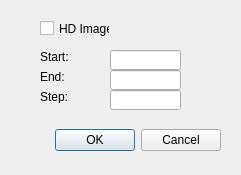
<?xml version="1.0" encoding="UTF-8"?>
<ui version="4.0">
 <class>BlendingVideoSettingDialog</class>
 <widget class="QDialog" name="BlendingVideoSettingDialog">
  <property name="geometry">
   <rect>
    <x>0</x>
    <y>0</y>
    <width>241</width>
    <height>175</height>
   </rect>
  </property>
  <property name="windowTitle">
   <string>Dialog</string>
  </property>
  <widget class="QCheckBox" name="checkBoxHDImage">
   <property name="geometry">
    <rect>
     <x>40</x>
     <y>20</y>
     <width>70</width>
     <height>17</height>
    </rect>
   </property>
   <property name="text">
    <string>HD Image</string>
   </property>
  </widget>
  <widget class="QWidget" name="horizontalLayoutWidget">
   <property name="geometry">
    <rect>
     <x>40</x>
     <y>120</y>
     <width>181</width>
     <height>41</height>
    </rect>
   </property>
   <layout class="QHBoxLayout" name="horizontalLayout">
    <item>
     <spacer name="horizontalSpacer">
      <property name="orientation">
       <enum>Qt::Horizontal</enum>
      </property>
      <property name="sizeHint" stdset="0">
       <size>
        <width>40</width>
        <height>20</height>
       </size>
      </property>
     </spacer>
    </item>
    <item>
     <widget class="QPushButton" name="okButton">
      <property name="text">
       <string>OK</string>
      </property>
     </widget>
    </item>
    <item>
     <widget class="QPushButton" name="cancelButton">
      <property name="text">
       <string>Cancel</string>
      </property>
     </widget>
    </item>
   </layout>
  </widget>
  <widget class="QLabel" name="label">
   <property name="geometry">
    <rect>
     <x>40</x>
     <y>50</y>
     <width>46</width>
     <height>13</height>
    </rect>
   </property>
   <property name="text">
    <string>Start:</string>
   </property>
  </widget>
  <widget class="QLabel" name="label_2">
   <property name="geometry">
    <rect>
     <x>40</x>
     <y>70</y>
     <width>46</width>
     <height>13</height>
    </rect>
   </property>
   <property name="text">
    <string>End:</string>
   </property>
  </widget>
  <widget class="QLabel" name="label_3">
   <property name="geometry">
    <rect>
     <x>40</x>
     <y>90</y>
     <width>46</width>
     <height>13</height>
    </rect>
   </property>
   <property name="text">
    <string>Step:</string>
   </property>
  </widget>
  <widget class="QLineEdit" name="lineEditStart">
   <property name="geometry">
    <rect>
     <x>110</x>
     <y>50</y>
     <width>71</width>
     <height>20</height>
    </rect>
   </property>
  </widget>
  <widget class="QLineEdit" name="lineEditEnd">
   <property name="geometry">
    <rect>
     <x>110</x>
     <y>70</y>
     <width>71</width>
     <height>20</height>
    </rect>
   </property>
  </widget>
  <widget class="QLineEdit" name="lineEditStep">
   <property name="geometry">
    <rect>
     <x>110</x>
     <y>90</y>
     <width>71</width>
     <height>20</height>
    </rect>
   </property>
  </widget>
 </widget>
 <resources/>
 <connections/>
</ui>
